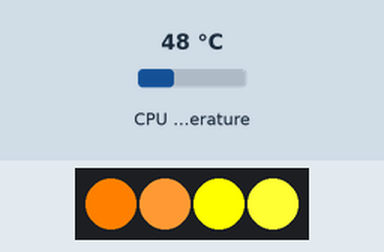
The program below on a simulated Raspberry Pi (BCM pin numbers). On the bench: 4 RGB LEDs in strip order, left to right. The test bench sets the inputs (shaded band); at power-on: CPU temperature 48 °C. The clock reads 2024-03-15 10:24:30 at power-on unless the program sets it.

Above: at 1.2 s.
1.3 s: CPU temperature set to 31 °C
At 8.7 s:
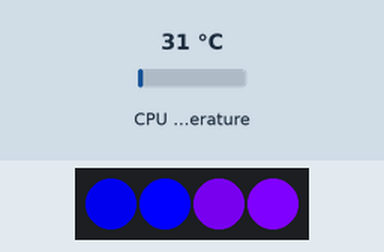
9.5 s: CPU temperature set to 58 °C
At 16.6 s:
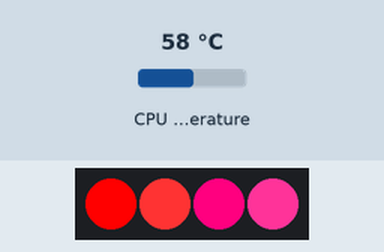
17.5 s: CPU temperature set to 71 °C
At 24.5 s:
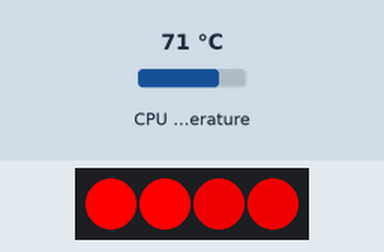
25.5 s: CPU temperature set to 44 °C
At 32.3 s:
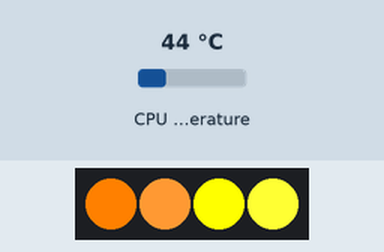
33.5 s: CPU temperature set to 84 °C
At 41.5 s:
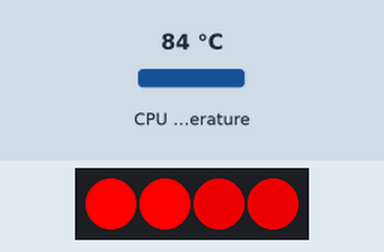
Timing chart, 0 to 42.5 s (numbered marks = the images above; inputs shaded):
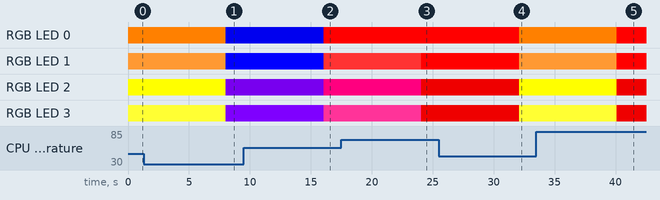

Measured:
- after the input at 1.3 s, RGB LED 0: RGB(255, 128, 0) → RGB(0, 0, 204) after 6.7 s; RGB LED 1: RGB(255, 153, 51) → RGB(0, 0, 255) after 6.7 s; RGB LED 2: RGB(255, 255, 0) → RGB(102, 0, 204) after 6.7 s; RGB LED 3: RGB(255, 255, 51) → RGB(127, 0, 255) after 6.7 s
- after the input at 9.5 s, RGB LED 0: RGB(0, 0, 204) → RGB(255, 0, 0) after 6.6 s; RGB LED 1: RGB(0, 0, 255) → RGB(255, 51, 51) after 6.6 s; RGB LED 2: RGB(102, 0, 204) → RGB(255, 0, 127) after 6.6 s; RGB LED 3: RGB(127, 0, 255) → RGB(255, 51, 153) after 6.6 s
- after the input at 17.5 s, RGB LED 1: RGB(255, 51, 51) → RGB(255, 0, 0) after 6.6 s; RGB LED 2: RGB(255, 0, 127) → RGB(204, 0, 0) after 6.6 s; RGB LED 3: RGB(255, 51, 153) → RGB(204, 0, 0) after 6.6 s
- after the input at 25.5 s, RGB LED 0: RGB(255, 0, 0) → RGB(255, 128, 0) after 6.6 s; RGB LED 1: RGB(255, 0, 0) → RGB(255, 153, 51) after 6.6 s; RGB LED 2: RGB(204, 0, 0) → RGB(255, 255, 0) after 6.6 s; RGB LED 3: RGB(204, 0, 0) → RGB(255, 255, 51) after 6.6 s
- after the input at 33.5 s, RGB LED 0: RGB(255, 128, 0) → RGB(255, 0, 0) after 6.6 s; RGB LED 1: RGB(255, 153, 51) → RGB(255, 0, 0) after 6.6 s; RGB LED 2: RGB(255, 255, 0) → RGB(204, 0, 0) after 6.6 s; RGB LED 3: RGB(255, 255, 51) → RGB(204, 0, 0) after 6.6 s

The program:

color_change.py
```python
import board
import time
import neopixel
import schedule
import subprocess as sp
from temp_config import Temperature
from types import SimpleNamespace

TICK_TIME=8

# State based on Temperature
stateDict = { "Normal": 0, "Medium": 1, "High": 2, "Nightmare": 3 }
State = SimpleNamespace(**stateDict)

def calc_state(temp):
    v = float(temp)
    if v < Temperature.Normal:
        return State.Normal
    elif v >= Temperature.Normal and v < Temperature.Medium:
        return State.Medium
    elif v >= Temperature.Medium and v < Temperature.High:
        return State.High
    elif v >= Temperature.High:
        return State.Nightmare

# Mode settings
modeDict = { "Default": 0, "Simple": 1 }
Mode = SimpleNamespace(**modeDict)
current_mode = { "value": Mode.Default }

def set_simple_mode():
    current_mode["value"] = Mode.Simple

def set_default_mode():
    current_mode["value"] = Mode.Default

# Scheduler to change mode

schedule.every().day.at("00:00").do(set_simple_mode)
schedule.every().day.at("08:00").do(set_default_mode)

# Init NeoPixel
# https://rapidtables.com/web/color/RGB_Color.html

np = neopixel.NeoPixel(board.D18, 4)

def normal_color():
    np[0] = (0, 0, 204)
    np[1] = (0, 0, 255)
    np[2] = (102, 0, 204)
    np[3] = (127, 0, 255)

def normal_color_simple():
    np[0] = (0, 0, 204)
    np[1] = (0, 0, 0)
    np[2] = (0, 0, 0)
    np[3] = (0, 0, 0)

def warning_color():
    np[0] = (255, 128, 0)
    np[1] = (255, 153, 51)
    np[2] = (255, 255, 0)
    np[3] = (255, 255, 51)

def warning_color_simple():
    np[0] = (0, 0, 0)
    np[1] = (0, 0, 0)
    np[2] = (255, 255, 0)
    np[3] = (0, 0, 0)

def hardcore_color():
    np[0] = (255, 0, 0)
    np[1] = (255, 51, 51)
    np[2] = (255, 0, 127)
    np[3] = (255, 51, 153)

def hardcore_color_simple():
    np[0] = (255, 0, 0)
    np[1] = (0, 0, 0)
    np[2] = (0, 0, 0)
    np[3] = (0, 0, 0)

def nightmare_color():
    np[0] = (255, 0, 0)
    np[1] = (255, 0, 0)
    np[2] = (204, 0, 0)
    np[3] = (204, 0, 0)

def change_color_simple(state):
    if state == State.Normal:
        normal_color_simple()
    elif state == State.Medium:
        warning_color_simple()
    elif state == State.High:
        hardcore_color_simple()
    elif state == State.Nightmare:
        nightmare_color()

def change_color(state):
    if state == State.Normal:
        normal_color()
    elif state == State.Medium:
        warning_color()
    elif state == State.High:
        hardcore_color()
    elif state == State.Nightmare:
        nightmare_color()

def change_color_by_mode(state, mode):
    if mode == Mode.Default:
        change_color(state)
    else:
        change_color_simple(state)

try:
    prev_state = -1
    prev_mode = current_mode["value"]
    while True:
        schedule.run_pending()
        temp = sp.getoutput("vcgencmd measure_temp | egrep -o '[0-9]*\.[0-9]*'")
        state = calc_state(temp)
        if (state != prev_state or prev_mode != current_mode["value"]):
            change_color_by_mode(state, current_mode["value"])
        prev_state = state
        prev_mode = current_mode["value"]
        time.sleep(TICK_TIME)

except KeyboardInterrupt:
    pass
np.fill((0,0,0))
```

temp_config.py
```python
#from enum import Enum
from types import SimpleNamespace

#class Temperature(Enum):
#    Normal = 43.0
#    Medium = 48.0
#    High   = 60.0

temperatureDict = {
    "Normal": 44.0,
    "Medium": 49.0,
    "High":   60.0
}
Temperature = SimpleNamespace(**temperatureDict)
```
